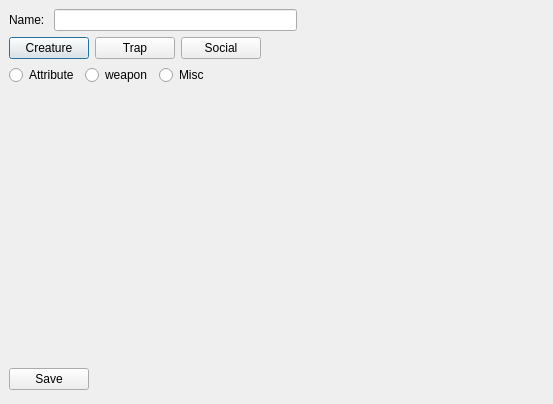
<?xml version="1.0" encoding="UTF-8"?>
<ui version="4.0">
 <class>Dialog</class>
 <widget class="QDialog" name="Dialog">
  <property name="geometry">
   <rect>
    <x>0</x>
    <y>0</y>
    <width>553</width>
    <height>404</height>
   </rect>
  </property>
  <property name="windowTitle">
   <string>Dialog</string>
  </property>
  <widget class="QWidget" name="verticalLayoutWidget">
   <property name="geometry">
    <rect>
     <x>9</x>
     <y>9</y>
     <width>531</width>
     <height>381</height>
    </rect>
   </property>
   <layout class="QVBoxLayout" name="verticalLayout">
    <item>
     <layout class="QHBoxLayout" name="horizontalLayout_2">
      <item>
       <widget class="QLabel" name="label">
        <property name="text">
         <string>Name: </string>
        </property>
       </widget>
      </item>
      <item>
       <widget class="QLineEdit" name="lineEdit"/>
      </item>
      <item>
       <spacer name="horizontalSpacer">
        <property name="orientation">
         <enum>Qt::Horizontal</enum>
        </property>
        <property name="sizeHint" stdset="0">
         <size>
          <width>40</width>
          <height>20</height>
         </size>
        </property>
       </spacer>
      </item>
     </layout>
    </item>
    <item>
     <layout class="QHBoxLayout" name="horizontalLayout_3">
      <item>
       <widget class="QPushButton" name="pushButton_2">
        <property name="text">
         <string>Creature</string>
        </property>
       </widget>
      </item>
      <item>
       <widget class="QPushButton" name="pushButton_3">
        <property name="text">
         <string>Trap</string>
        </property>
       </widget>
      </item>
      <item>
       <widget class="QPushButton" name="pushButton">
        <property name="text">
         <string>Social</string>
        </property>
       </widget>
      </item>
      <item>
       <spacer name="horizontalSpacer_2">
        <property name="orientation">
         <enum>Qt::Horizontal</enum>
        </property>
        <property name="sizeHint" stdset="0">
         <size>
          <width>40</width>
          <height>20</height>
         </size>
        </property>
       </spacer>
      </item>
     </layout>
    </item>
    <item>
     <layout class="QHBoxLayout" name="horizontalLayout">
      <item>
       <widget class="QRadioButton" name="radioButton">
        <property name="text">
         <string>Attribute</string>
        </property>
       </widget>
      </item>
      <item>
       <widget class="QRadioButton" name="radioButton_3">
        <property name="text">
         <string>weapon</string>
        </property>
       </widget>
      </item>
      <item>
       <widget class="QRadioButton" name="radioButton_2">
        <property name="text">
         <string>Misc</string>
        </property>
       </widget>
      </item>
      <item>
       <spacer name="horizontalSpacer_3">
        <property name="orientation">
         <enum>Qt::Horizontal</enum>
        </property>
        <property name="sizeHint" stdset="0">
         <size>
          <width>40</width>
          <height>20</height>
         </size>
        </property>
       </spacer>
      </item>
     </layout>
    </item>
    <item>
     <spacer name="verticalSpacer">
      <property name="orientation">
       <enum>Qt::Vertical</enum>
      </property>
      <property name="sizeHint" stdset="0">
       <size>
        <width>20</width>
        <height>40</height>
       </size>
      </property>
     </spacer>
    </item>
    <item>
     <layout class="QHBoxLayout" name="horizontalLayout_4">
      <item>
       <widget class="QPushButton" name="pushButton_4">
        <property name="text">
         <string>Save</string>
        </property>
       </widget>
      </item>
      <item>
       <spacer name="horizontalSpacer_4">
        <property name="orientation">
         <enum>Qt::Horizontal</enum>
        </property>
        <property name="sizeHint" stdset="0">
         <size>
          <width>40</width>
          <height>20</height>
         </size>
        </property>
       </spacer>
      </item>
     </layout>
    </item>
   </layout>
  </widget>
 </widget>
 <resources/>
 <connections/>
</ui>
